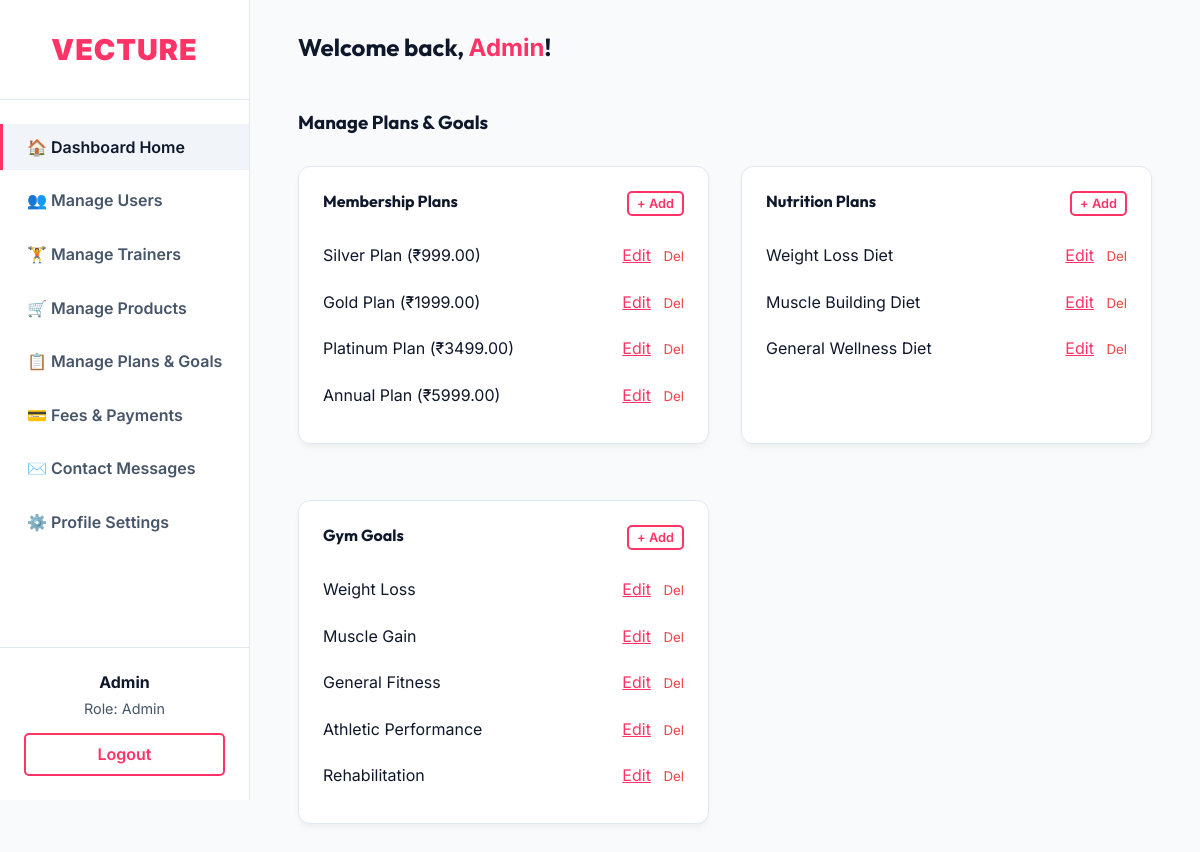
The app's page /dashboard/admin/plans/ (signed in) with its own data.
### accounts/models.py (models this page shows, shortened)
class User(AbstractUser):
    ROLE_CHOICES = (
        ('admin', 'Admin'),
        ('trainer', 'Trainer'),
        ('member', 'Member'),
    )
    MEMBER_TYPE_CHOICES = (
        ('online', 'Online'),
        ('offline', 'Offline'),
    )
    role = models.CharField(max_length=20, choices=ROLE_CHOICES, default='member')
    member_type = models.CharField(max_length=20, choices=MEMBER_TYPE_CHOICES, blank=True, null=True)
    phone_no = models.CharField(max_length=20, blank=True, null=True)

### fitness/models.py (models this page shows, shortened)
class MembershipPlan(models.Model):
    name = models.CharField(max_length=100)
    price = models.DecimalField(max_digits=10, decimal_places=2)
    duration_months = models.IntegerField(default=1)
    description = models.TextField(blank=True, null=True)

class NutritionPlan(models.Model):
    name = models.CharField(max_length=100)
    description = models.TextField(blank=True, null=True)
    plan_details = models.TextField(blank=True, null=True)

class GymGoal(models.Model):
    name = models.CharField(max_length=100)
    description = models.TextField(blank=True, null=True)

### dashboard/views.py (the view)
# urls.py: path('admin/plans/', views.admin_plans, name='admin_plans'),
@login_required
def admin_plans(request):
    if not (request.user.is_superuser or request.user.role == 'admin'):
        return redirect('core:home')
    memberships = MembershipPlan.objects.all()
    nutrition_plans = NutritionPlan.objects.all()
    goals = GymGoal.objects.all()
    return render(request, 'dashboard/admin/plans/list.html', {
        'memberships': memberships,
        'nutritions': nutrition_plans,
        'goals': goals
    })

### templates/dashboard/admin/plans/list.html
{% extends 'dashboard/base_dashboard.html' %}
{% block dashboard_content %}
<div class="topbar" style="margin-bottom: 2rem;">
    <h3 style="margin-bottom: 0;">Manage Plans & Goals</h3>
</div>
<div style="display: grid; grid-template-columns: repeat(auto-fit, minmax(300px, 1fr)); gap: 2rem;">
    <div class="card">
        <h4 style="margin-bottom: 1rem; display: flex; justify-content: space-between;">
            Membership Plans <a href="{% url 'dashboard:admin_membership_add' %}" class="btn btn-outline" style="padding: 0.2rem 0.5rem; font-size: 0.8rem;">+ Add</a>
        </h4>
        <ul style="list-style: none; padding: 0;">
            {% for plan in memberships %}
            <li style="border-bottom: 1px solid rgba(255,255,255,0.1); padding: 0.8rem 0; display: flex; justify-content: space-between;">
                <span>{{ plan.name }} (&#8377;{{ plan.price }})</span>
                <div>
                    <a href="{% url 'dashboard:admin_membership_edit' plan.id %}" style="color: var(--primary); margin-right: 0.5rem;">Edit</a>
                    <form method="POST" action="{% url 'dashboard:admin_membership_delete' plan.id %}" style="display:inline;" onsubmit="return confirm('Delete this Membership?');">
                        {% csrf_token %}<button type="submit" style="background:none; border:none; color:#ef4444; cursor:pointer; padding:0;">Del</button>
                    </form>
                </div>
            </li>
            {% empty %}
            <li>No plans found.</li>
            {% endfor %}
        </ul>
    </div>
    <div class="card">
        <h4 style="margin-bottom: 1rem; display: flex; justify-content: space-between;">
            Nutrition Plans <a href="{% url 'dashboard:admin_nutrition_add' %}" class="btn btn-outline" style="padding: 0.2rem 0.5rem; font-size: 0.8rem;">+ Add</a>
        </h4>
        <ul style="list-style: none; padding: 0;">
            {% for plan in nutritions %}
            <li style="border-bottom: 1px solid rgba(255,255,255,0.1); padding: 0.8rem 0; display: flex; justify-content: space-between;">
                <span>{{ plan.name }}</span>
                <div>
                    <a href="{% url 'dashboard:admin_nutrition_edit' plan.id %}" style="color: var(--primary); margin-right: 0.5rem;">Edit</a>
                    <form method="POST" action="{% url 'dashboard:admin_nutrition_delete' plan.id %}" style="display:inline;" onsubmit="return confirm('Delete this Nutrition plan?');">
                        {% csrf_token %}<button type="submit" style="background:none; border:none; color:#ef4444; cursor:pointer; padding:0;">Del</button>
                    </form>
                </div>
            </li>
            {% empty %}
            <li>No nutrition plans found.</li>
            {% endfor %}
        </ul>
    </div>
    <div class="card">
        <h4 style="margin-bottom: 1rem; display: flex; justify-content: space-between;">
            Gym Goals <a href="{% url 'dashboard:admin_goal_add' %}" class="btn btn-outline" style="padding: 0.2rem 0.5rem; font-size: 0.8rem;">+ Add</a>
        </h4>
        <ul style="list-style: none; padding: 0;">
            {% for goal in goals %}
            <li style="border-bottom: 1px solid rgba(255,255,255,0.1); padding: 0.8rem 0; display: flex; justify-content: space-between;">
                <span>{{ goal.name }}</span>
                <div>
                    <a href="{% url 'dashboard:admin_goal_edit' goal.id %}" style="color: var(--primary); margin-right: 0.5rem;">Edit</a>
                    <form method="POST" action="{% url 'dashboard:admin_goal_delete' goal.id %}" style="display:inline;" onsubmit="return confirm('Delete this Goal?');">
                        {% csrf_token %}<button type="submit" style="background:none; border:none; color:#ef4444; cursor:pointer; padding:0;">Del</button>
                    </form>
                </div>
            </li>
            {% empty %}
            <li>No goals found.</li>
            {% endfor %}
        </ul>
    </div>
</div>
{% endblock %}

### templates/dashboard/base_dashboard.html (shortened to what this page needs)
<!DOCTYPE html>
<html lang="en">
<head>
</head>
<body>
    <nav class="sidebar">
        <div class="sidebar-header">
            <a href="{% url 'core:home' %}" class="brand">Vecture</a>
        </div>
        <ul class="sidebar-menu" id="sidebarMenu">
            <li><a href="{% url 'dashboard:dashboard_home' %}" class="active">🏠 Dashboard Home</a></li>
            {% if user.role == 'admin' or user.is_superuser %}
                <li><a href="{% url 'dashboard:admin_users' %}">👥 Manage Users</a></li>
                <li><a href="{% url 'dashboard:admin_trainers' %}">🏋️ Manage Trainers</a></li>
                <li><a href="{% url 'dashboard:admin_products' %}">🛒 Manage Products</a></li>
                <li><a href="{% url 'dashboard:admin_plans' %}">📋 Manage Plans & Goals</a></li>
                <li><a href="{% url 'dashboard:admin_payments' %}">💳 Fees & Payments</a></li>
                <li><a href="{% url 'dashboard:admin_messages' %}">✉️ Contact Messages</a></li>
            {% endif %}
            {% if user.role == 'admin' or user.is_superuser %}
                <li><a href="{% url 'dashboard:admin_profile' %}">⚙️ Profile Settings</a></li>
            {% elif user.role == 'trainer' %}
                <li><a href="{% url 'dashboard:trainer_profile' %}">⚙️ Profile Settings</a></li>
            {% elif user.role == 'member' %}
                <li><a href="{% url 'dashboard:member_profile' %}">⚙️ Profile Settings</a></li>
            {% endif %}
        </ul>
        <div class="user-info" id="sidebarUserInfo">
            <p style="font-weight: bold; margin-bottom: 0.5rem;">{{ user.username|title }}</p>
            <p style="color: var(--text-muted); font-size: 0.9rem; margin-bottom: 1rem;">Role: {{ user.get_role_display }}</p>
            <a href="{% url 'accounts:logout' %}" class="btn btn-outline" style="width: 100%; display:block; text-align:center;">Logout</a>
        </div>
    </nav>
    <main class="main-content">
        <div class="topbar">
            <h2>Welcome back, <span style="color: var(--primary);">{{ user.username|title }}</span>!</h2>
        </div>
        {% block dashboard_content %}{% endblock %}
    </main>
</body>
</html>

### templates/dashboard/base_dashboard.html (style rules this page uses)
:root { --primary: #FF3366; --primary-dark: #cc0033; --bg-dark: #f8fafc; --bg-card: #ffffff; --bg-hover: #f1f5f9; --text-light: #0f172a; --text-muted: #475569; --border: #e2e8f0; --sidebar-width: 250px; }
* { margin: 0; padding: 0; box-sizing: border-box; font-family: 'Inter', sans-serif; }
body { background-color: var(--bg-dark); color: var(--text-light); display: flex; min-height: 100vh; }
h1, h2, h3, h4 { font-family: 'Outfit', sans-serif; }
.sidebar { width: var(--sidebar-width); background-color: var(--bg-card); border-right: 1px solid var(--border); display: flex; flex-direction: column; position: fixed; height: 100vh; overflow-y: auto; z-index: 100; }
.sidebar-header { padding: 2rem 1.5rem; text-align: center; border-bottom: 1px solid var(--border); }
.sidebar-header .brand { font-size: 1.8rem; color: var(--primary); text-decoration: none; font-weight: 900; letter-spacing: 1px; text-transform: uppercase; }
.sidebar-menu { list-style: none; flex-grow: 1; padding: 1.5rem 0; }
.sidebar-menu li { margin-bottom: 0.5rem; }
.sidebar-menu a { display: block; padding: 0.8rem 1.5rem; color: var(--text-muted); text-decoration: none; font-weight: 600; transition: all 0.3s; border-left: 3px solid transparent; }
.sidebar-menu a:hover, .sidebar-menu a.active { color: var(--text-light); background-color: var(--bg-hover); border-left-color: var(--primary); }
.user-info { padding: 1.5rem; border-top: 1px solid var(--border); text-align: center; }
.main-content { flex-grow: 1; margin-left: var(--sidebar-width); padding: 2rem 3rem; overflow-y: auto; width: 100%; }
.topbar { display: flex; justify-content: space-between; align-items: center; margin-bottom: 3rem; }
.card { background: var(--bg-card); border-radius: 12px; padding: 1.5rem; border: 1px solid var(--border); box-shadow: 0 4px 6px -1px rgba(0, 0, 0, 0.05); margin-bottom: 1.5rem; }
.btn { background: linear-gradient(135deg, var(--primary), var(--primary-dark)); color: white; padding: 0.6rem 1.2rem; border-radius: 5px; text-decoration: none; font-weight: 600; border: none; cursor: pointer; transition: transform 0.3s, box-shadow 0.3s; display: inline-flex; align-items: center; justify-content: center; }
.btn-outline { background: transparent; border: 2px solid var(--primary); color: var(--primary); }

### records on screen
User: username "Admin", role "Admin"
MembershipPlan: name "Silver Plan", price "999.00"
MembershipPlan: name "Gold Plan", price "1999.00"
MembershipPlan: name "Platinum Plan", price "3499.00"
MembershipPlan: name "Annual Plan", price "5999.00"
NutritionPlan: name "Weight Loss Diet"
NutritionPlan: name "Muscle Building Diet"
NutritionPlan: name "General Wellness Diet"
GymGoal: name "Weight Loss"
GymGoal: name "Muscle Gain"
GymGoal: name "General Fitness"
GymGoal: name "Athletic Performance"
GymGoal: name "Rehabilitation"
